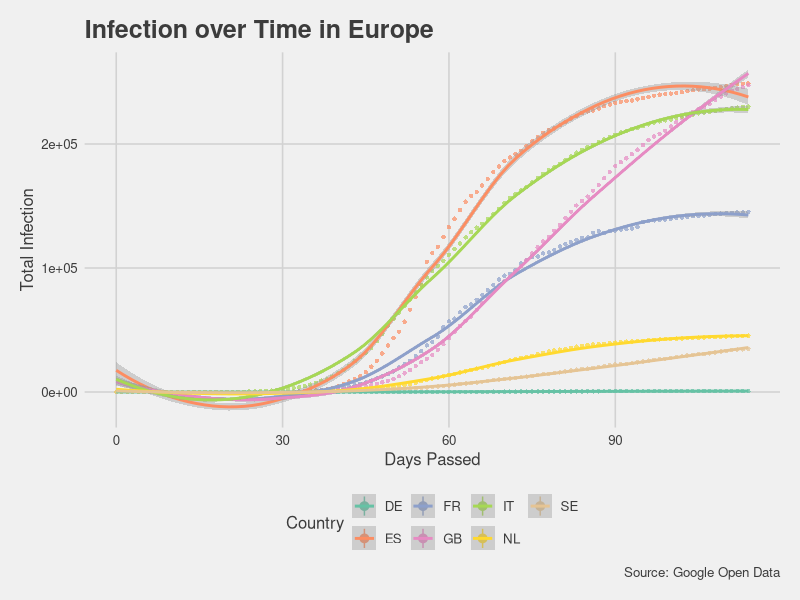

This figure's R source:
library(ggplot2)
library(dplyr)
library(ggthemes)

start = strptime("2/1/2020", format = "%m/%d/%Y")


#customColors = c("#003f5c", "#374c80", "#7a5195", "#bc5090", "#ef5675", "#ff764a", "#ffa600")

epidemiology <- read.csv("./epidemiology_EU.csv")
epidemiology$Day <- as.numeric(difftime(strptime(epidemiology$date, format = "%m/%d/%Y"),start,units="days"))

data <- epidemiology[-c(1,5:6,9:10) ]

data %>%
ggplot(aes(x=Day, y=total_confirmed, color=key)) +
  geom_point(alpha = 0.7, stroke = 0) +
  theme_fivethirtyeight() +
  labs(title = "Infection over Time in Europe",
       x = "Days Passed",
       y = "Total Infection",
       color = "Country",
       caption = "Source: Google Open Data") +
  theme(axis.title = element_text()) +
  scale_color_brewer(palette = "Set2")+
  stat_summary(fun.data= mean_cl_normal) + 
  geom_smooth()
